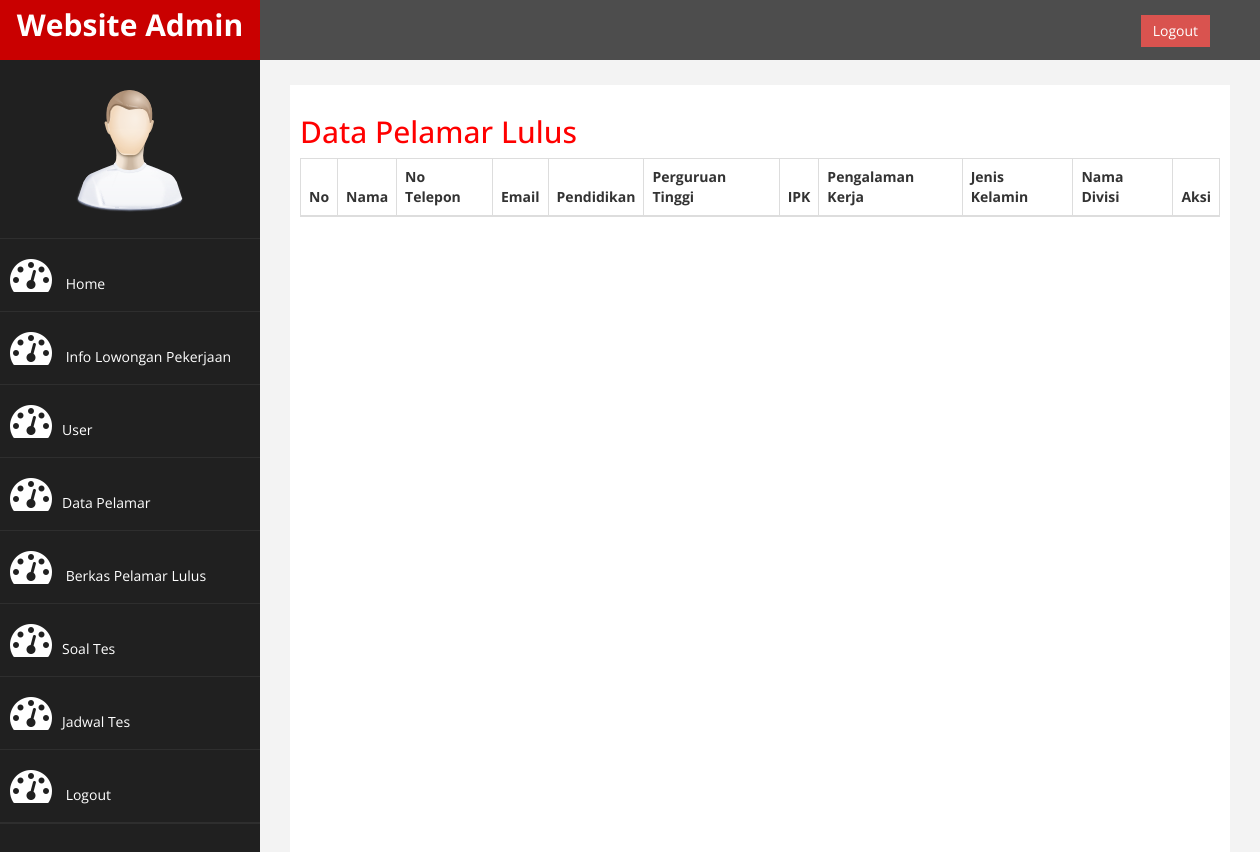
Before: /admin/index.php?halaman=berkaspelamarlulus (signed in) with the older database file.
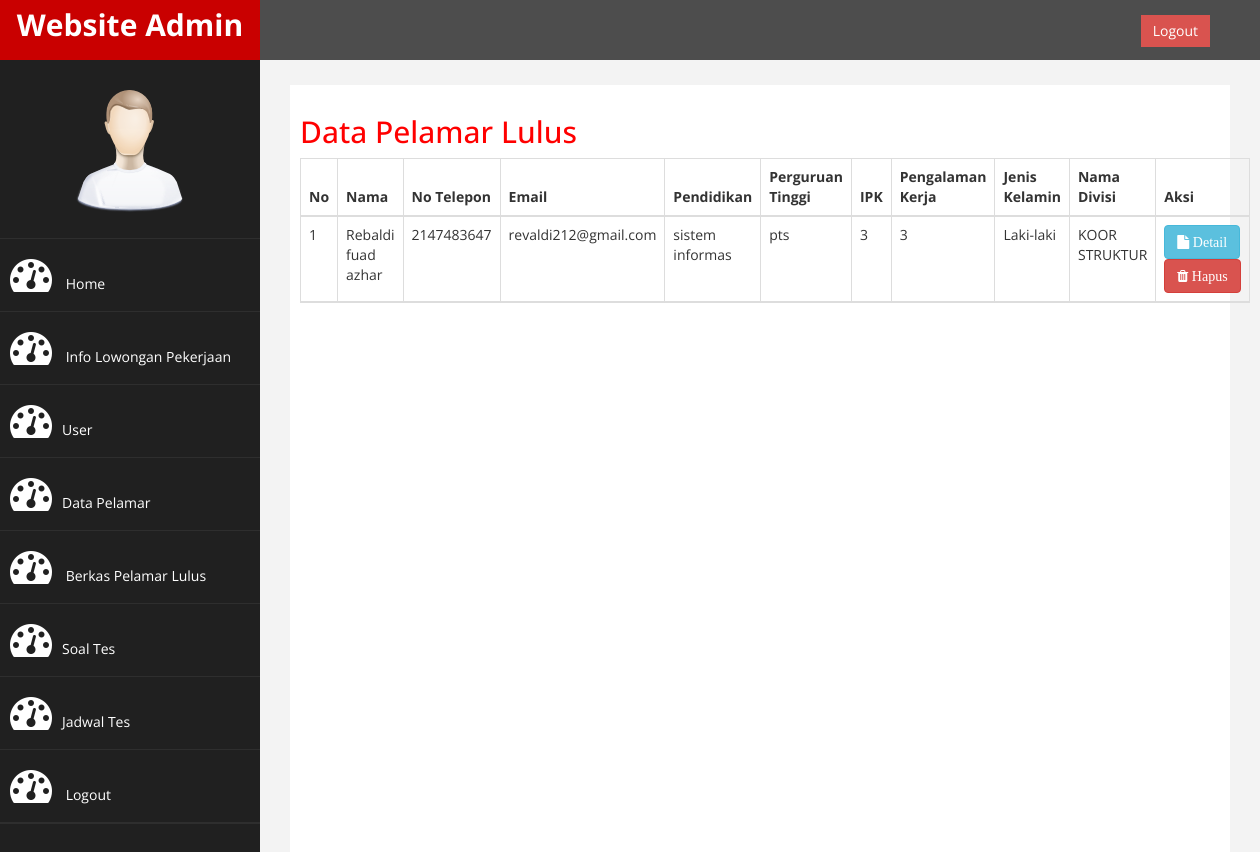
After: the same page with the newer database file.
### tables this page shows
CREATE TABLE `biodata_user` (
  `id_pelamar` int(11) NOT NULL,
  `id_lowongan` int(11) NOT NULL,
  `nama` varchar(100) NOT NULL,
  `tanggal_lahir` date NOT NULL,
  `no_telp` int(15) NOT NULL,
  `alamat` varchar(55) NOT NULL,
  `jenis_kelamin` varchar(10) NOT NULL,
  `status` varchar(10) NOT NULL,
  `no_ktp` int(35) NOT NULL,
  `email` varchar(20) NOT NULL,
  `pendidikan` varchar(15) NOT NULL,
  `perguruan_tinggi` varchar(5) NOT NULL,
  `nama_perguruan_tinggi` varchar(40) NOT NULL,
  `ipk` varchar(4) NOT NULL,
  `id_skype` varchar(15) NOT NULL,
  `pengalaman_kerja` int(10) NOT NULL,
  `deskripsi_singkat` varchar(100) NOT NULL,
  `cv` varchar(200) NOT NULL,
  `ijazah` varchar(200) NOT NULL,
  `sertifikat_keahlian` varchar(200) NOT NULL,
  `fotocopy_ktp` varchar(200) NOT NULL,
  `npwp` varchar(200) NOT NULL,
  `status_pelamar` varchar(30) NOT NULL DEFAULT 'MENUNGGU HASIL'
);

CREATE TABLE `lowongan` (
  `id_lowongan` int(50) NOT NULL,
  `nama_divisi` varchar(100) NOT NULL,
  `tanggal` varchar(40) NOT NULL,
  `persyaratan` varchar(250) NOT NULL
);

### admin/berkaspelamarlulus.php (the view, shortened to what this page needs)
<h2>Data Pelamar Lulus</h2>
<table class="table table-bordered">
	<thead>
		<tr>
			<th>
				No
			</th>
			<th>
				Nama
			</th>
			<th>
				No Telepon
			</th>
			<th>
				Email
			</th>
			<th>
				Pendidikan
			</th>
			<th>
				Perguruan Tinggi
			</th>
			<th>
				IPK
			</th>
			<th>
				Pengalaman Kerja
			</th>
			<th>
				Jenis Kelamin
			</th>
			<th>
				Nama Divisi
			</th>
			<th>
				Aksi
			</th>
		</tr>
		<?php $nomor=1; ?>
		<?php $ambil = $koneksi->query("SELECT * FROM biodata_user JOIN lowongan ON biodata_user.id_lowongan=lowongan.id_lowongan WHERE status_pelamar = 'Diterima'"); ?>
		<?php while($pecah = $ambil->fetch_assoc()) { ?>
		<tr>
			<td><?php echo $nomor; ?></td>
			<td><?php echo $pecah['nama']; ?></td>
			<td><?php echo $pecah['no_telp']; ?></td>
			<td><?php echo $pecah['email']; ?></td>
			<td><?php echo $pecah['pendidikan']; ?></td>
			<td><?php echo $pecah['perguruan_tinggi']; ?></td>
			<td><?php echo $pecah['ipk']; ?></td>
			<td><?php echo $pecah['pengalaman_kerja']; ?></td>
			<td><?php echo $pecah['jenis_kelamin']; ?></td>
			<td><?php echo $pecah['nama_divisi']; ?></td>
			<td>
				<a href="index.php?halaman=berkaspelamarlulus&id=<?php echo $pecah['id_pelamar']; ?>" class="btn btn-info"><span class= "fa fa-file"> Detail </span></a>
				<a href="index.php?halaman=hapusdatapelamar&id=<?php echo $pecah['id_pelamar']; ?>" " class="btn btn-danger"><span class=" fa fa-trash"> Hapus</span></a>
			</td>
		</tr>
		<?php $nomor++; ?>
		<?php } ?>
	</thead>

Changed rows visible on the page:
added biodata_user: nama "Rebaldi fuad azhar", no_telp "2147483647", email "revaldi212@gmail.com", pendidikan "sistem informas", perguruan_tinggi "pts", ipk "3", pengalaman_kerja "3", jenis_kelamin "Laki-laki", id_lowongan.nama_divisi "KOOR STRUKTUR"
